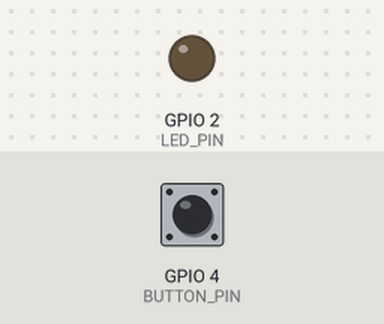
This sketch was run on a simulated ESP32. On the bench: output pins drawn as LEDs (lit = HIGH). Inputs (shaded band) come from the test bench; at power-on: GPIO 4 (BUTTON_PIN) HIGH. WiFi joins after 1.5 s; servers stay silent unless stated; random numbers use the default seed unless the sketch sets one; what the sketch prints to the serial monitor is not drawn.

Above: at 1.2 s.
1.3 s: GPIO 4 (BUTTON_PIN) pulled LOW for 0.15 s
At 2.9 s:
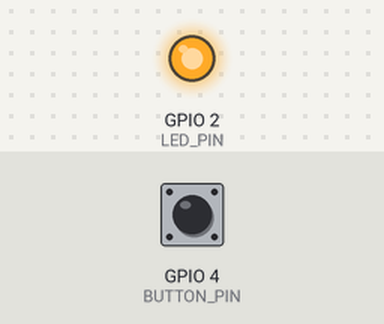
Timing chart, 0 to 9.5 s (numbered marks = the images above; inputs shaded):
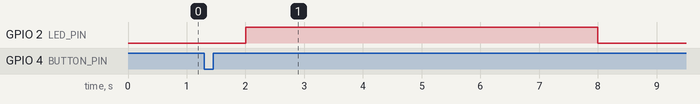

The sketch:

FreeRTOS-ESP32Project.ino
```cpp
#include <WiFi.h>

// ----------- CONFIG -----------
#define LED_PIN 2
#define BUTTON_PIN 4

// WiFi (optional)
const char* ssid = "YOUR_WIFI";
const char* password = "YOUR_PASS";

// ----------- RTOS HANDLES -----------
QueueHandle_t sensorQueue;
SemaphoreHandle_t buttonSemaphore;

// ----------- ISR -----------
void IRAM_ATTR buttonISR() {
  BaseType_t xHigherPriorityTaskWoken = pdFALSE;
  xSemaphoreGiveFromISR(buttonSemaphore, &xHigherPriorityTaskWoken);
}

// ----------- TASK 1: SENSOR -----------
void SensorTask(void *pvParameters) {
  int sensorValue;

  while (1) {
    sensorValue = random(20, 40);  // simulate temperature
    xQueueSend(sensorQueue, &sensorValue, portMAX_DELAY);

    Serial.print("Sensor Value: ");
    Serial.println(sensorValue);

    vTaskDelay(2000 / portTICK_PERIOD_MS);
  }
}

// ----------- TASK 2: LED CONTROL -----------
void LEDTask(void *pvParameters) {
  int receivedValue;

  while (1) {
    if (xQueueReceive(sensorQueue, &receivedValue, portMAX_DELAY)) {

      if (receivedValue > 30) {
        digitalWrite(LED_PIN, HIGH);
      } else {
        digitalWrite(LED_PIN, LOW);
      }

      Serial.println("LED Updated based on sensor");
    }

    // Check button interrupt
    if (xSemaphoreTake(buttonSemaphore, 0)) {
      digitalWrite(LED_PIN, !digitalRead(LED_PIN));
      Serial.println("Button Pressed -> LED Toggled");
    }
  }
}

// ----------- TASK 3: WIFI -----------
void WiFiTask(void *pvParameters) {

  WiFi.begin(ssid, password);
  Serial.print("Connecting to WiFi");

  while (WiFi.status() != WL_CONNECTED) {
    Serial.print(".");
    vTaskDelay(1000 / portTICK_PERIOD_MS);
  }

  Serial.println("\nConnected to WiFi");

  while (1) {
    Serial.println("Sending data to server...");
    // Here you can add MQTT / HTTP

    vTaskDelay(5000 / portTICK_PERIOD_MS);
  }
}

// ----------- SETUP -----------
void setup() {
  Serial.begin(115200);

  pinMode(LED_PIN, OUTPUT);
  pinMode(BUTTON_PIN, INPUT_PULLUP);

  // Create Queue
  sensorQueue = xQueueCreate(5, sizeof(int));

  // Create Semaphore
  buttonSemaphore = xSemaphoreCreateBinary();

  // Attach Interrupt
  attachInterrupt(digitalPinToInterrupt(BUTTON_PIN), buttonISR, FALLING);

  // Create Tasks
  xTaskCreate(SensorTask, "Sensor Task", 2048, NULL, 1, NULL);
  xTaskCreate(LEDTask, "LED Task", 2048, NULL, 2, NULL);
  xTaskCreate(WiFiTask, "WiFi Task", 4096, NULL, 1, NULL);
}

void loop() {
  // Empty (RTOS handles everything)
}
```
